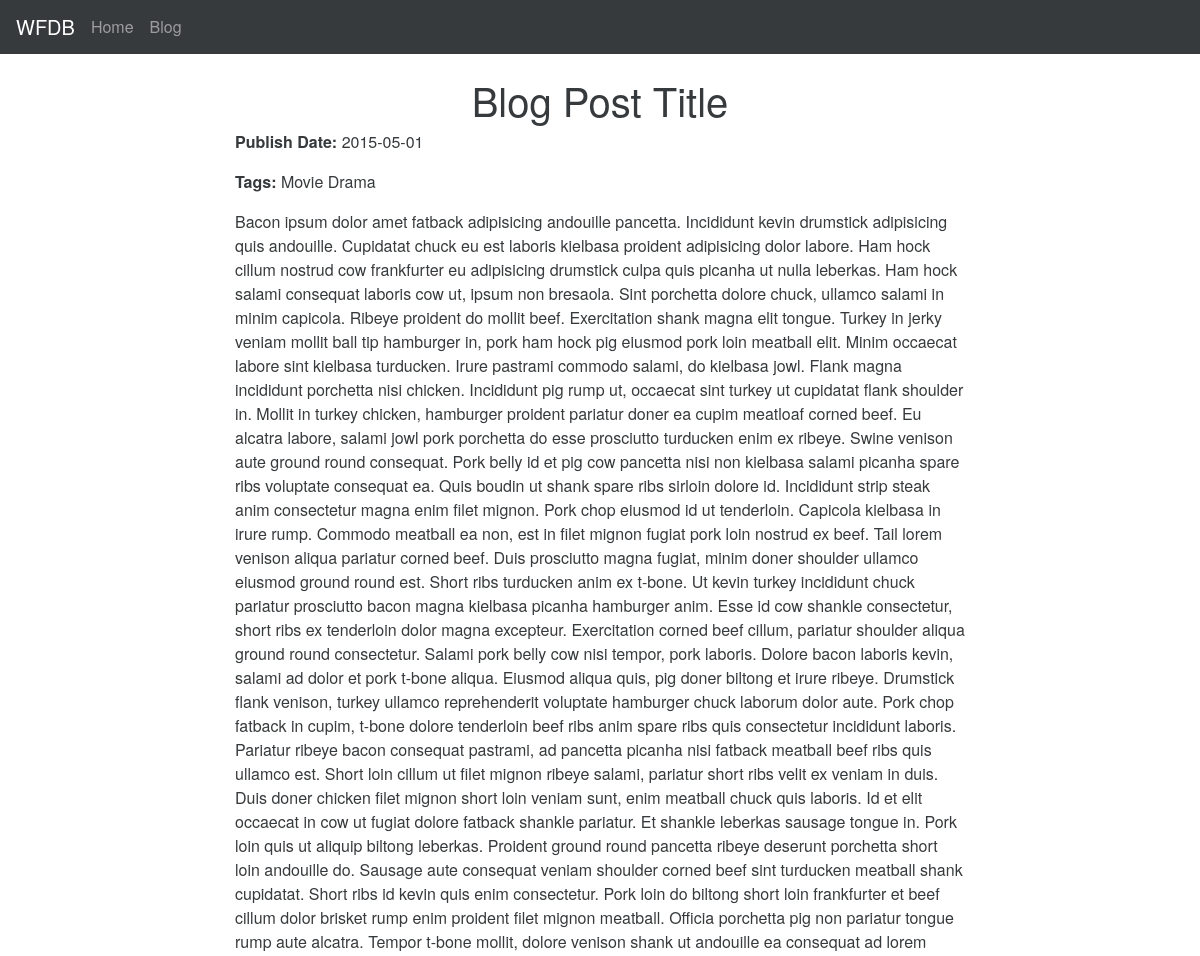
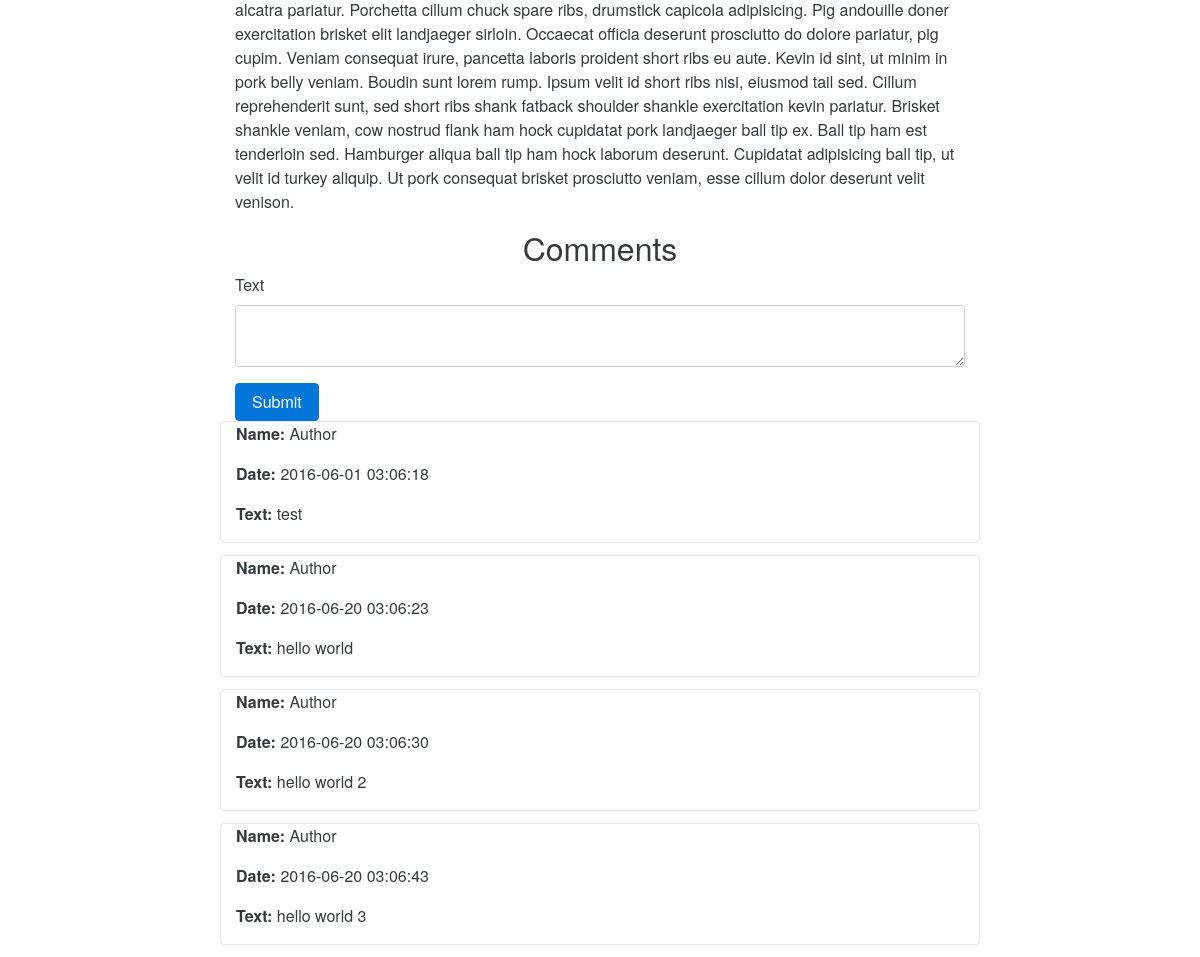
Page /blog/3 on the committed database (2 pictures, top to bottom).
### wfdb/models.py (models this page shows, shortened)
class Post(db.Model):
    id = db.Column(db.Integer(), primary_key=True)
    title = db.Column(db.String())
    text = db.Column(db.Text())
    publish_date = db.Column(db.DateTime())
    user_id = db.Column(db.Integer(), db.ForeignKey('user.id'))
    comments = db.relationship(
        'Comment',
        backref='post',
        lazy='dynamic'
    )
    tags = db.relationship(
        'Tag',
        secondary=tags,
        backref=db.backref('posts', lazy='dynamic'),
        lazy='dynamic'
    )

class Tag(db.Model):
    id = db.Column(db.Integer(), primary_key=True)
    title = db.Column(db.String())

class Comment(db.Model):
    id = db.Column(db.Integer(), primary_key=True)
    text = db.Column(db.Text())
    date = db.Column(db.DateTime())
    post_id = db.Column(db.Integer(), db.ForeignKey('post.id'))
    user_id = db.Column(db.Integer(), db.ForeignKey('user.id'))

class User(db.Model,UserMixin):
    id = db.Column(db.Integer(), primary_key=True)
    username = db.Column(db.String(), unique=True)
    password = db.Column(db.String())
    active = db.Column(db.Boolean())
    posts = db.relationship('Post', backref='user', lazy='dynamic')
    comments = db.relationship('Comment', backref='user', lazy='dynamic')
    roles = db.relationship(
        'Role',
        secondary=roles,
        backref=db.backref('users', lazy='dynamic')
    )

### wfdb/controllers/blog.py (the view, shortened to what this page needs)
@blog_blueprint.route("/<int:post_id>", methods=["GET", "POST"])
def post(post_id):
    post = Post.query.get_or_404(post_id)
    form = CommentForm()
    return render_template("post.html", post=post, form=form)

### wfdb/forms.py
class CommentForm(Form):
    text = TextAreaField(u'Text', validators=[
        validators.required(),
        validators.Length(max=2000)
    ])

### wfdb/templates/blog/post.html (shortened to what this page needs)
{% extends "base.html" %}
{% block body %}
    <div class="row">
        <h1 class="text-xs-center">Blog Post Title</h1>
    </div>
    <div class="row">
        <div class="col-md-8 col-md-offset-2">
            <p><strong>Publish Date:</strong> {{ format_date(post.publish_date) }}</p>
            <p><strong>Tags:</strong> {% for tag in post.tags %}{{ tag.title }} {% endfor %}</p>
            <p>{{ post.text | safe }}</p>
        </div>
        <div class="col-md-2"></div>
    </div>
    <div class="row">
        <h2 class="text-xs-center">Comments</h2>
        <div class="col-md-8 col-md-offset-2">
            <form action="{{ url_for('blog.post', post_id=post.id) }}" method="post" class="form">
                <div class="form-group">
                    {{ form.text.label }}
                    {{ form.text(class_="form-control") }}
                </div>
                <button type="submit" class="btn btn-primary">Submit</button>
            </form>
        </div>
    </div>
    {% for comment in post.comments %}
        <div class="row">
            <div class="col-md-8 col-md-offset-2 card">
                <p><strong>Name: </strong>{{ comment.user.username }}</p>
                <p><strong>Date: </strong>{{ comment.date.strftime('%Y-%m-%d %H:%m:%S') }}</p>
                <p><strong>Text: </strong>{{ comment.text }}</p>
            </div>
        </div>
    {% endfor %}
{% endblock %}

### wfdb/templates/base.html (shortened to what this page needs)
{% macro format_date(dt) %}
  {{ dt.strftime('%Y-%m-%d') }}
{% endmacro %}
<!DOCTYPE html>
<html>
    <head>
        <link rel="stylesheet" href="{{ url_for('static', filename='css/bootstrap.min.css') }}"></script>
    </head>
    <body>
        <nav class="navbar navbar-full navbar-dark bg-inverse">
          <a class="navbar-brand" href="#">WFDB</a>
          <ul class="nav navbar-nav">
            <li class="nav-item"><a class="nav-link" href="{{ url_for('main.home') }}">Home</a></li>
            <li class="nav-item"><a class="nav-link" href="{{ url_for('blog.blog') }}">Blog</a></li>
          </ul>
        </nav>
        <br>
        <div class="container">
            {% block body %}
            {% endblock %}
        </div>
    </body>
</html>

### rows in the picture
Post: strftime "2015-05-01", text "Bacon ipsum dolor amet fatback adipisicing andouille pancetta. Incididunt kevin drumstick adipisicing quis andouille. Cupidatat chuck eu est laboris kielbasa proident adipisicing dolor labore. Ham hock cillum nostrud cow frankfurter eu adipisicing drumstick culpa quis picanha ut nulla leberkas. Ham hock salami consequat laboris cow ut, ipsum non bresaola. Sint porchetta dolore chuck, ullamco salami in minim capicola. Ribeye proident do mollit beef. Exercitation shank magna elit tongue. Turkey in jerky veniam mollit ball tip hamburger in, pork ham hock pig eiusmod pork loin meatball elit. Minim occaecat labore sint kielbasa turducken. Irure pastrami commodo salami, do kielbasa jowl. Flank…"
Tag: title "Movie"
Tag: title "Drama"
Comment: user.username "Author", date "2016-06-01 03:06:18", text "test"
Comment: user.username "Author", date "2016-06-20 03:06:23", text "hello world"
Comment: user.username "Author", date "2016-06-20 03:06:30", text "hello world 2"
Comment: user.username "Author", date "2016-06-20 03:06:43", text "hello world 3"
